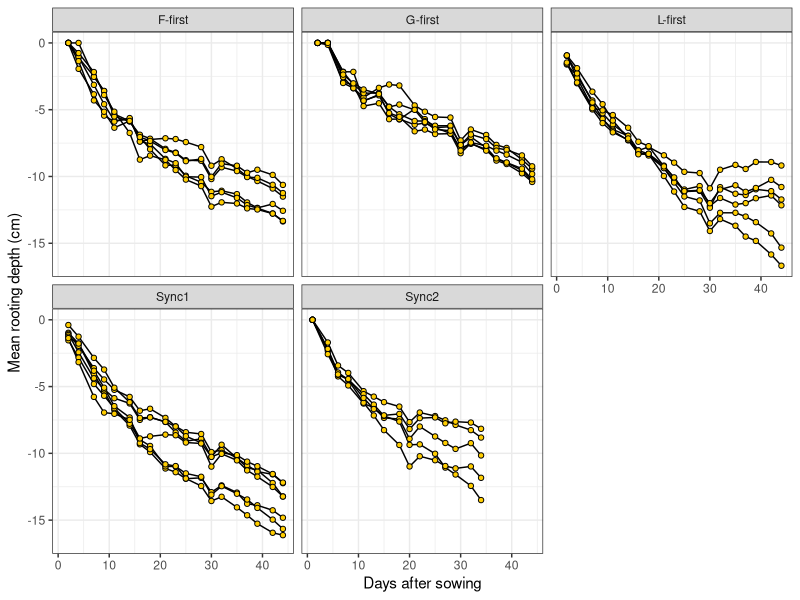
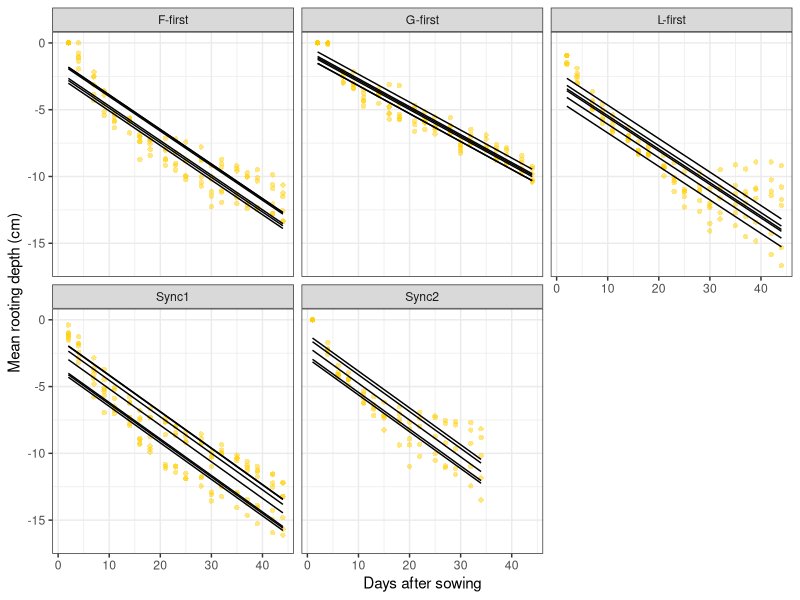
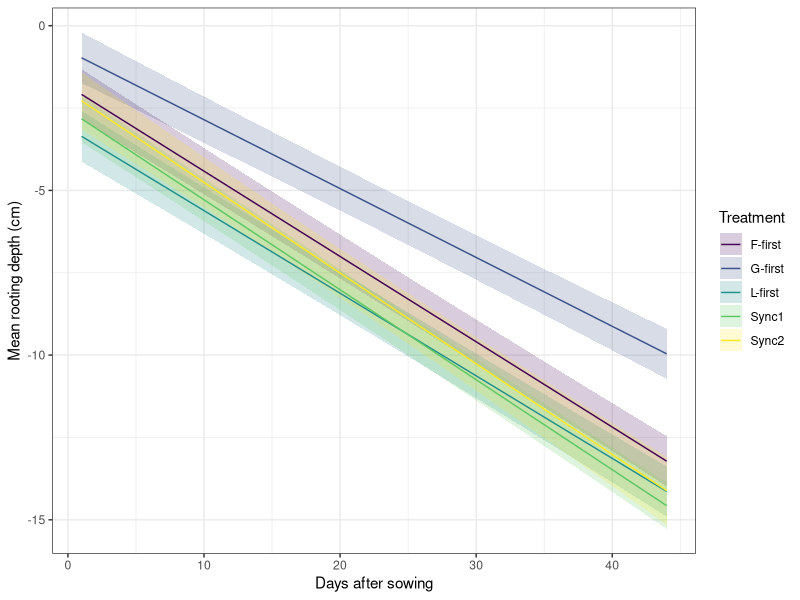

These figures' R source, in order:
## ---- chunk 1
#| eval: true 
#| echo: true 
#| message: false 
#| warning: false  

library(tidyverse)
library(lmerTest)
library(ggeffects)
library(viridis)
## ---- chunk 2
#| eval: true 
#| echo: true 
#| message: false 
#| warning: false  

data <- read_csv("data_tutorial10.csv")  
## ---- chunk 3
#| eval: true 
#| echo: true 
#| message: false 
#| warning: false  

ggplot(data, aes(x = dafs,
                 y = mrd,
                 group = Rz))+
    geom_line()+
    geom_point(shape=21,
               fill = "#FFCD00",
               colour = "black")+
    facet_wrap(~Treatment)+
    xlab("Days after sowing")+
    ylab("Mean rooting depth (cm)")+
    theme_bw()
## ---- chunk 4
#| eval: true 
#| echo: true 
#| message: false 
#| warning: false

data$Treatment <- as.factor(data$Treatment)
## ---- chunk 5
#| eval: true 
#| echo: true 
#| message: false 
#| warning: false

model1 <- lm(mrd ~ dafs*Treatment,
             data)
## ---- chunk 6
#| eval: true 
#| echo: true 
#| message: false 
#| warning: false

summary(model1)
## ---- chunk 7
#| eval: true 
#| echo: true 
#| message: false 
#| warning: false

anova(model1)
## ---- chunk 8
#| eval: true 
#| echo: true 
#| message: false 
#| warning: false

data$Rz <- as.factor(data$Rz)
## ---- chunk 9
#| eval: true 
#| echo: true 
#| message: false 
#| warning: false

model2 <- lmerTest::lmer(mrd ~ dafs*Treatment + (1|Rz),
                         data)
## ---- chunk 10
#| eval: true 
#| echo: true 
#| message: false 
#| warning: false

summary(model2)
## ---- chunk 11
#| eval: true 
#| echo: true 
#| message: false 
#| warning: false

anova(model2)
## ---- chunk 12
#| eval: true 
#| echo: true 
#| message: false 
#| warning: false

coef(model2)
## ---- chunk 13
#| eval: true 
#| echo: true 
#| message: false 
#| warning: false

data$pred <- predict(model2)
## ---- chunk 14
#| eval: true 
#| echo: true 
#| message: false 
#| warning: false

ggplot(data, aes(x = dafs,
                 y = mrd,
                 group = Rz))+ #Group data per rhizobox
    geom_point(shape=16,
               colour = "#FFCD00",
               alpha = 0.5)+ #Make points more transparent
    geom_line(aes(y = pred))+ #Use pred column to plot predictions
    facet_wrap(~Treatment)+
    xlab("Days after sowing")+
    ylab("Mean rooting depth (cm)")+
    theme_bw()
## ---- chunk 15
#| eval: true 
#| echo: true 
#| message: false 
#| warning: false

pred_fixed <- ggpredict(model2, terms = c("dafs [1:44]", "Treatment"))
## ---- chunk 16
#| eval: true 
#| echo: true 
#| message: false 
#| warning: false

pred_fixed <- dplyr::rename(pred_fixed,
                            dafs = x,
                            mrd = predicted,
                            Treatment = group)
## ---- chunk 17
#| eval: true 
#| echo: true 
#| message: false 
#| warning: false
#| fig-height: 4
#| fig-width: 5.5

ggplot(data, 
       aes(x = dafs,
           y = mrd,
           colour = Treatment, #Ask for one colour per treatment (for the regression line)
           fill = Treatment))+ #Ask for one filling colour per treatment (for the confidence interval)
    geom_ribbon(data = pred_fixed, #Add shaded area for the 95% confidence interval
                aes(ymin = conf.low, 
                    ymax = conf.high),
                alpha=0.2, #alpha is an argument used to adjust the transparency level of a colour. Lower values means more transparent. It has nothing to do with the significance level of a test.
                colour = NA)+ #Do not show borders of shaded areas
    geom_line(data = pred_fixed,
              aes(x = dafs,
                  y = mrd))+
    scale_colour_viridis(discrete = TRUE)+
    scale_fill_viridis(discrete = TRUE)+
    xlab("Days after sowing")+
    ylab("Mean rooting depth (cm)")+
    theme_bw()
